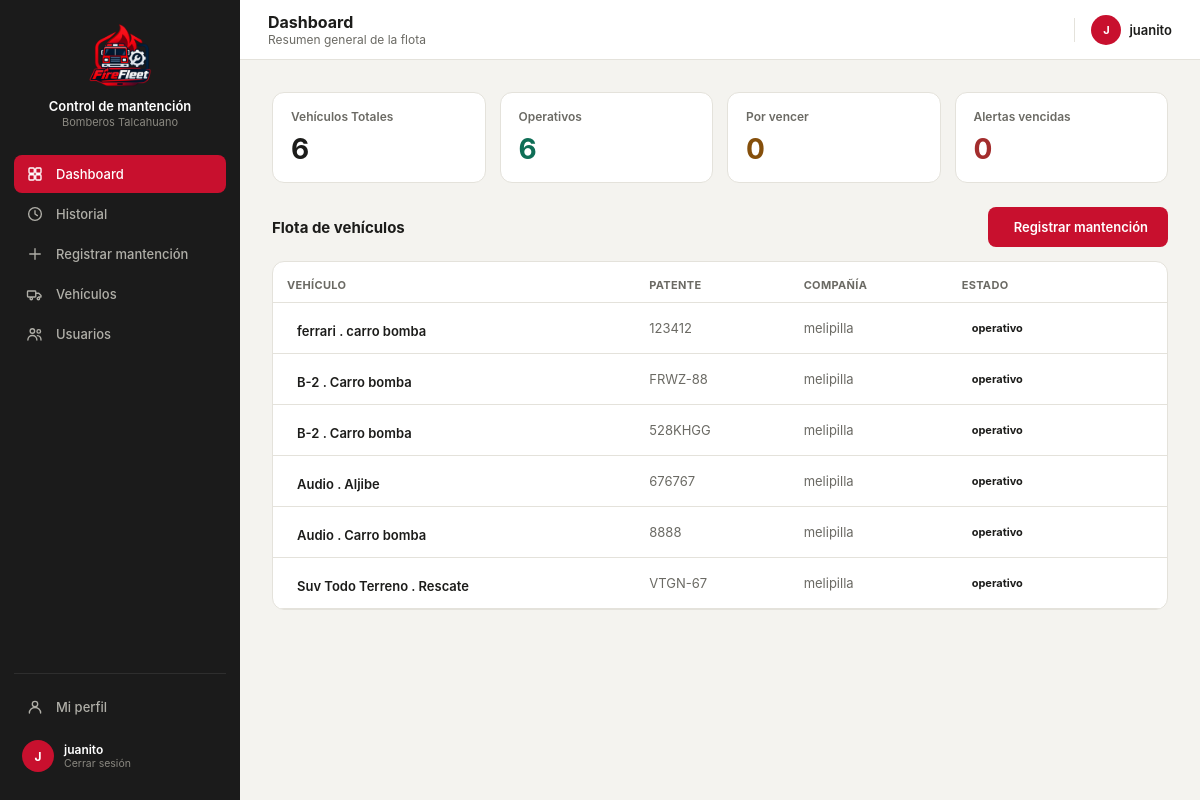
/dashboard/ (signed in), run on an earlier commit of the app's database.
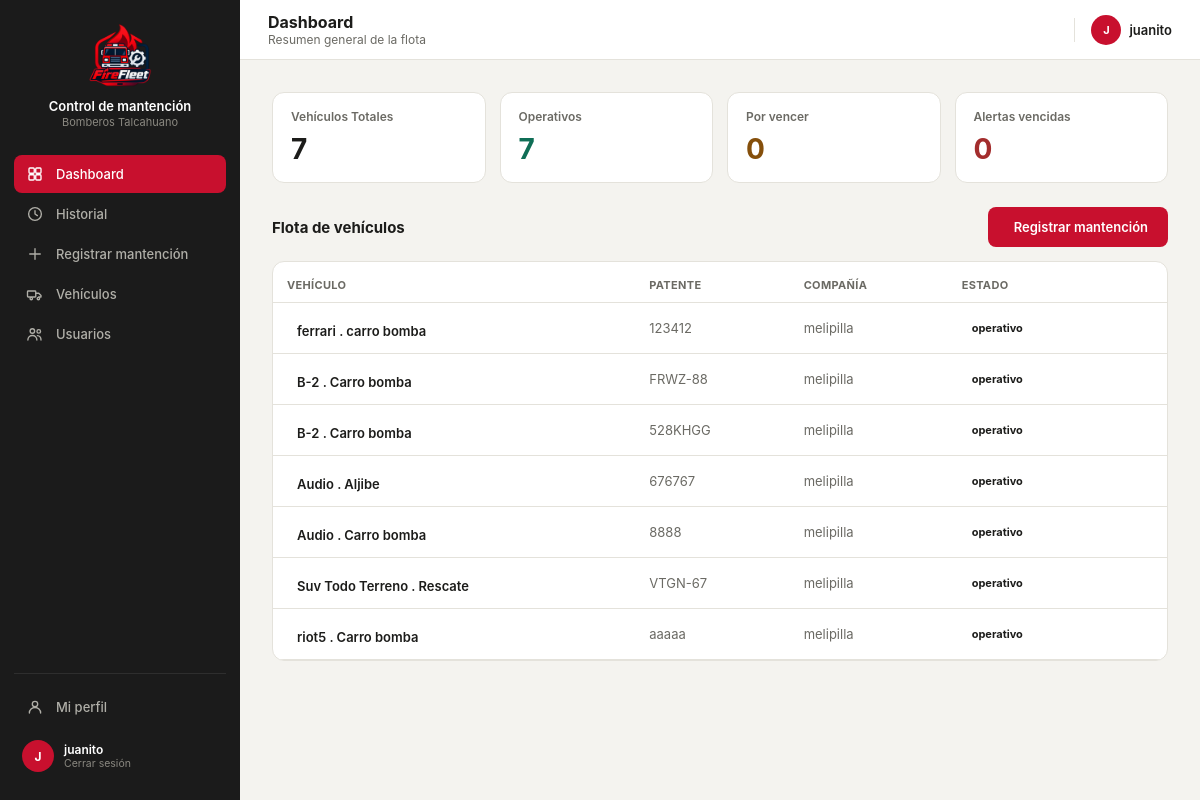
And on a later commit of the database.
### core/models.py (models this page shows, shortened)
class Vehiculo(models.Model):
    id_vehi = models.AutoField(primary_key=True)
    patente = models.CharField(max_length=10, unique=True, null=True, blank=True)
    tipo_v = models.CharField(max_length=50)
    modelo = models.CharField(max_length=80, blank=True)
    anio = models.IntegerField(null=True, blank=True, db_column="año")
    id_compania = models.ForeignKey(
        Compania, on_delete=models.PROTECT, db_column="id_compania", related_name="vehiculos",
    )
    estado = models.CharField(max_length=30, default="operativo")
    kilometraje = models.DecimalField(max_digits=10, decimal_places=2, default=0)
    proxima_mantencion = models.DateField(null=True, blank=True)
    class Meta:
        db_table = "vehiculo"

class Compania(models.Model):
    id_comp = models.AutoField(primary_key=True)
    nombre = models.CharField(max_length=100)
    direccion = models.CharField(max_length=200, blank=True, db_column="dirección")
    telefono = models.CharField(max_length=20, blank=True, db_column="teléfono")
    class Meta:
        db_table = "compania"
        verbose_name_plural = "Compañías"
    def __str__(self):
        return self.nombre

### core/views.py (the view)
# urls.py: path('dashboard/', views.dashboard, name='dashboard'),
@login_required(login_url='index')
def dashboard(request):
    perfil, current_user_data = _datos_usuario_actual(request)
    current_user_data['role'] = current_user_data['rol']
    context = {
        'current_user': current_user_data,
        'total_vehiculos': Vehiculo.objects.count(),
        'vehiculos_operativos': Vehiculo.objects.filter(estado__iexact='operativo').count(),
        'vehiculos_por_vencer': Vehiculo.objects.filter(estado__iexact='por vencer').count(),
        'vehiculos_vencidos': Vehiculo.objects.filter(estado__iexact='vencido').count(),
        'flota': Vehiculo.objects.select_related('id_compania').all(),
    }
    return render(request, 'core/dashboard.html', context)

### core/views.py (called while the page is built)
def _datos_usuario_actual(request):
    perfil_usuario = getattr(request.user, 'perfil', None)
    is_admin = request.user.is_superuser or bool(
        perfil_usuario and (perfil_usuario.rol or '').lower() == 'administrador'
    )
    if perfil_usuario:
        nombre = perfil_usuario.nombre
        rol = perfil_usuario.rol
        comp = str(perfil_usuario.id_compania) if perfil_usuario.id_compania else 'Sin Compañía'
    else:
        nombre = request.user.get_full_name() or request.user.username
        rol = ''
        comp = 'Sin Compañía'
    return perfil_usuario, {
        'name': nombre,
        'rol': rol,
        'comp': comp,
        'initials': ''.join([palabra[0].upper() for palabra in nombre.split()[:2]]) or '??',
        'isAdmin': is_admin,
    }

### core/templates/core/dashboard.html (shortened to what the changed rows need)
{% load static %}
<!DOCTYPE html>
<html lang="es">
<head>
<link rel="stylesheet" href="https://cdnjs.cloudflare.com/ajax/libs/tabler-icons/2.44.0/iconfont/tabler-icons.min.css">
<link rel="stylesheet" href="{% static 'styles.css' %}">
</head>
<body>
<div class="layout">
  <div class="main">
    <div class="topbar">
      <div style="display:flex; align-items:center; gap:12px;">
        <div><h2>Dashboard</h2><p class="crumb">Resumen general de la flota</p></div>
      </div>
    </div>
    <div class="content">
      <div style="display:grid; grid-template-columns:repeat(4,1fr); gap:14px; margin-bottom:24px;">
        <div class="stat">
            <p class="lbl">Vehículos Totales</p>
            <p class="val">{{ total_vehiculos }}</p>
        </div>
        <div class="stat">
            <p class="lbl">Operativos</p>
            <p class="val" style="color:#0F6E56;">{{ vehiculos_operativos }}</p>
        </div>
      </div>
      <div class="card" style="padding:0; overflow:hidden;">
        <table>
          <thead><tr><th>Vehículo</th><th>Patente</th><th>Compañía</th><th>Estado</th><th></th></tr></thead>
          <tbody>
            {% for v in flota %}
             <tr class="clickable" data-href="{% url 'vehidetalle' v.id_vehi %}" onclick="window.location.href=this.dataset.href">
              <td style="font-weight:600;"><span style="display:inline-flex; align-items:center; gap:10px;">{{ v.modelo }}  . {{v.tipo_v }}</span></td>
              <td style="color:var(--text2);">{{ v.patente }}</td>
              <td style="color:var(--text2);">{{ v.id_compania }}</td>
              <td><span class="pill pill-{{ v.badge_status }}">{{ v.estado }}</span></td>
              <td style="text-align:right; color:var(--text2);"></td>
            </tr>
            {% empty %}
            <tr>
              <td colspan="6" style="text-align:center; padding:20px; color:var(--text2);">No hay vehículos registrados en la base de datos.</td>
            </tr>
            {% endfor %}
          </tbody>
        </table>
      </div>
    </div>
  </div>
</div>
</body>
</html>

What changed in the data, as far as the page shows it:
added Vehiculo: modelo "riot5", tipo_v "Carro bomba", patente "aaaaa", id_compania "melipilla", estado "operativo"
Also different on the page:
{{ total_vehiculos }}: "6" → "7"
{{ vehiculos_operativos }}: "6" → "7"
